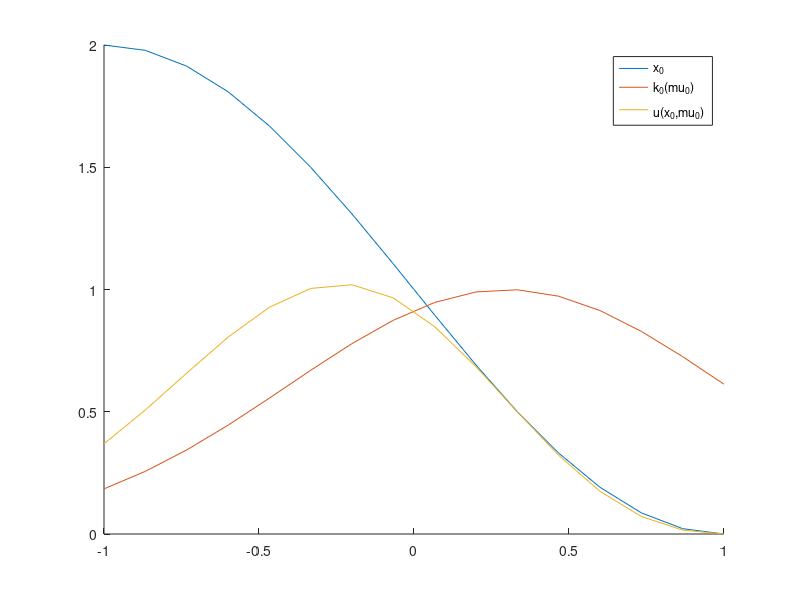

Source code (MATLAB): (Note: this script raises an error after producing the figure.)
clear all;
close all;

rng(1); % for reproducibility

addpath('source/');

% N = 128;
N = 16;
% N = 6;

%% 1D heat equation with temperature-dependent and parameter-dependent (Gaussian) conductivity

Omega = [-1 1];
xis = linspace(Omega(1),Omega(2),N)';
dx = (Omega(2)-Omega(1))/N;

k0 = @(mu) exp(-(xis-mu).^2);
nu = @(x,mu) k0(mu).*x; % thermal conductivity

x0 = -sin(pi/2*xis) + 1; % -> make intial condition satisfy BC
% x0 = ones(size(xis)) ; % -> make intial condition satisfy BC
mu0 = .3;

figure
hold on
plot(xis,x0, "DisplayName","x_0")
plot(xis,k0(mu0), "DisplayName","k_0(\mu_0)")
plot(xis,nu(x0,mu0), "DisplayName","\nu(x_0,\mu_0)")
legend('show')

%%
dt = 1e-4;
t_end = 1;
% t_end = 10*dt;
nt = t_end/dt;

is = [2];
I = speye(N);

%% 
D = spdiags([-ones(N,1) ones(N,1)], [-1 1],N,N); % first-order central finite difference
D(1,1) = -1; D(end,end) = 1; % homogeneous Neumann BC
D = D/(2*dx);
D1 = D;

% F1 = @(x,theta) 0;
% F1_exact = @(x) D1*(nu(x,k0(mu)).*(D1*x));

F2_exact = @(x1,x2,mu) D1*(nu(x1,mu).*(D1*x2));
% Q: are boundary conditions in D1 correct like this?

%% simple setting: fixed mu
F2 = @(x1,x2) F2_exact(x1,x2,mu0);
F2X = @(X) F2(X(:,1),X(:,2));  % enable storing variables in one matrix


mus = mu0;
s= 1;
qH = 1;
Theta_H = 1;
Thetas{1} = Theta_H;

%%

Nu = 0; % input signal dimension

% f = @(x,u,mu) F1(x,theta_A(mu));

% f = @(x,u,mu) F2(x,x);
f = @(x,u,mu) F2(x,x);

%% generate ROM basis construction data
X_b = zeros(N,nt+1,s);
U_b = zeros(Nu,nt+1,s); 
% X0s = 10*[-sin(pi/2*xs)' sin(3*pi/2*xs)']; % -> make intial condition satisfy BC
% x0 = -sin(pi/2*xis); % -> make intial condition satisfy BC

for k = 1:s
t = 0;
x = x0;
u = U_b(:,1,s);

X_b(:,1,k) = x0;
% U_b(:,1) = u;

    mu = mus(:,k);
    for i=1:nt
        x = single_step(x,0,dt,f,mu);
        t = t + dt;
        u = U_b(:,i,k);

        X_b(:,i+1,k) = x;
    end
end

%% construct ROM basis via POD
[V,S,~] = svd(X_b(:,:),'econ');
% n = 20;
n = 6;
% n = 16;

Vn = V(:,1:n);
% Vn = eye(n);

%% opinf on ROM basis snapshot data
% tX_b = Vn'*X_b;
tX_b = pagemtimes(Vn',X_b);
tX_b1 = tX_b(:,1:end-1,:);
tX_b2 = tX_b(:,2:end,:);
dot_tX_b = (tX_b2-tX_b1)/dt;

[O,A_inds,B_inds,condD] = p_opinf(dot_tX_b,tX_b1,[],is,Thetas,true);
sota.O = O;
sota.condsD = condD;

%% construct intrusive operators
% tA1s = precompute_rom_operator_param(F1X,Vn,1,qA);
% 
% intr.O = tA1s(:,:);

% Jn2 = power2kron(n,2);
% tA2 = precompute_rom_operator(F2X,Vn,2)*Jn2;

tA2s = precompute_rom_operator_param(@(X,theta) F2X(X),Vn,2,qH);

intr.O = tA2s(:,:);

% tA2_2= Vn'*C*kron(Vn,Vn)*Jn2;
% norm(tA2-tA2_2)

%% generate rank-sufficient snapshot data
tX0_pure = rank_suff_basis(n,is);
U0_pure = [];
XU = blkdiag(U0_pure,tX0_pure);
tX0 = XU(Nu+1:end,:);
U0 = XU(1:Nu,:);

% tX0 = rank_suff_basis(n,is);
% U0 = [];

nf = size(tX0,2);
tX1 = zeros(n,nf,s);

% compute time step estimate (3.10)
dt1 = dt_estimate(X_b(:,:,1),U_b(:,:,1),Vn(:,1),dt,is); % internally computes derivatives, so we cannot concatenate trajectories

for k =1:s
    mu = mus(:,k);
    for i = 1:nf
        tX1(:,i,k) = Vn'*single_step(Vn*tX0(:,i),U0(:,i),dt1,f,mu);
    end
end

dot_tX = (tX1-tX0)/dt1;

%%
ns = 1:n;
% ns = n;
nn = numel(ns);

B_errors = zeros(nn,1);
A1_errors = zeros(nn,1);
A2_errors = zeros(nn,1);

deco.O_errors = zeros(nn,1);
deco.condsD = zeros(nn,s);

mono.O_errors = zeros(nn,1);
mono.condsD = zeros(nn,1);

n_is__ = n_is(n,is);

for j = 1:nn
    n_ = ns(j);
    n_is_ = n_is(n_,is);
    nf_ = sum(n_is_)+Nu;

    % ks = [1:Nu+n_is_(1), Nu+n_is__(1)+1:Nu+n_is__(1)+n_is_(2)];
    ks = [1:Nu+n_is_(1)];

    tX0_ = tX0(1:n_,ks);
    dot_tX_ = dot_tX(1:n_,ks,:);
    U0_ = U0(:,ks);

    hA2s_ = zeros(n_,n_is_,s);
    tA2s_ = zeros(n_,n_is_,s);

    tX = repmat(full(tX0_),1,1,s);
    [O,A_inds,B_inds,condD] = p_opinf(dot_tX_,tX,U0_,is,Thetas,true);
    mono.O = O;
    mono.condsD(j) = condD;

    for k =1:s
        dot_tX_ = dot_tX(1:n_,ks,k);

        [O,A_inds,B_inds,condD] = opinf(dot_tX_,tX0_,U0_,is,true);
        % hA1_ = O(:,A_inds(1,1):A_inds(1,2));
        hA2_ = O(:,A_inds(1,1):A_inds(1,2));
        % hA2_ = O(:,A_inds(2,1):A_inds(2,2));
        hB_ = O(:,B_inds(1,1):B_inds(1,2));

        % tB_ = tB(1:n_,:);
        % tA1_ = tA1s(1:n_,1:n_is_(1),k);
        tA2_ = tA2s(1:n_,1:n_is_(1),k);
        % tA2_ = tA2(1:n_,1:n_is_(2));

        % tO_ = [tA1_ tA2_];
        tO_ = [tA2_];
        % O_errors(j,k) = norm(O-tO_,"fro")/norm(tO_,"fro");

        deco.condsD(j,k) = condD;

        hA2s_(:,:,k) = hA2_;
        tA2s_(:,:,k) = tA2_;
    end

    hA2s_ = hA2s_(:,:)*kron(inv(Theta_H),eye(n_is_))';
    % O_errors(j) = norm(tA1s_(:,:)-hA1s_,"fro")/norm(tO_,"fro");
    deco.O_errors(j) = norm(tA2s_(:,:)-hA2s_,"fro");
    mono.O_errors(j) = norm(tA2s_(:,:)-mono.O,"fro");

end

figure
hold on
semilogy(ns,sum(mono.O_errors,2)/qH,'x-', 'LineWidth', 2,'DisplayName',"monolithic")
semilogy(ns,sum(deco.O_errors,2)/qH,'x-', 'LineWidth', 2,'DisplayName',"decoupled")
ylabel("operator error")
xlabel("ROM dimension")
set(gca, 'YScale', 'log')
grid on
legend("show")

figure
hold on
semilogy(ns,mono.condsD,'x-', 'LineWidth', 2,'DisplayName',"monolithic")
semilogy(ns,sum(deco.condsD,2)/s,'x-', 'LineWidth', 2,'DisplayName',"decoupled")
semilogy(n,sota.condsD, 'x-', 'LineWidth', 2,'DisplayName',"state of the art")
ylabel("operator error")
xlabel("ROM dimension")
set(gca, 'YScale', 'log')
grid on
legend("show")



%% visualize singular values
% figure; semilogy(diag(S),'o-')
% hold on

% save("data/data_burgers","O_errors","condsD");


%% FOM solver running for one time step
function x_1 = single_step(x_0,u_0,dt,f,mu)
    x_1 = x_0 + dt*f(x_0,u_0,mu);
end
